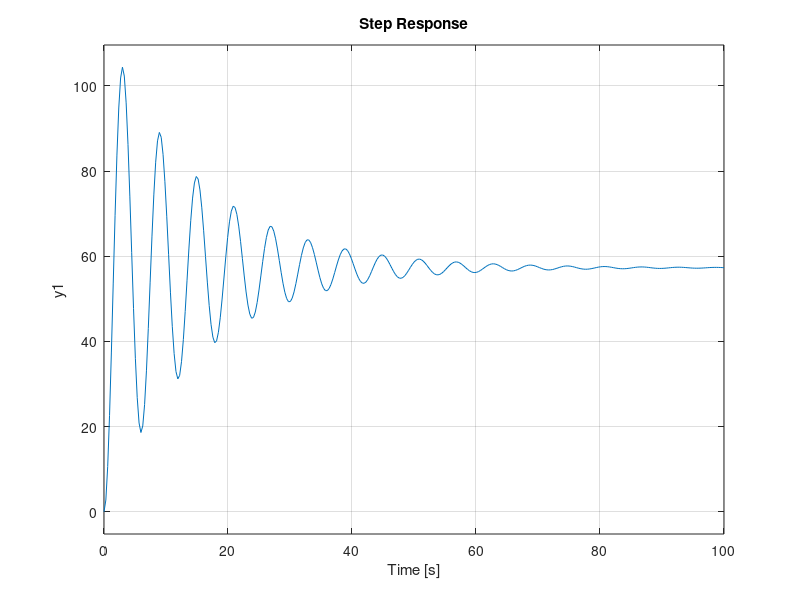
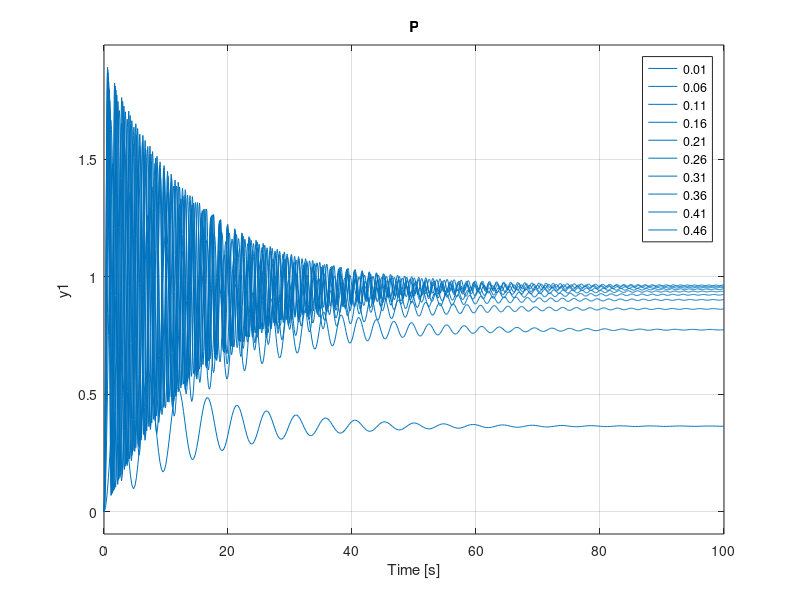
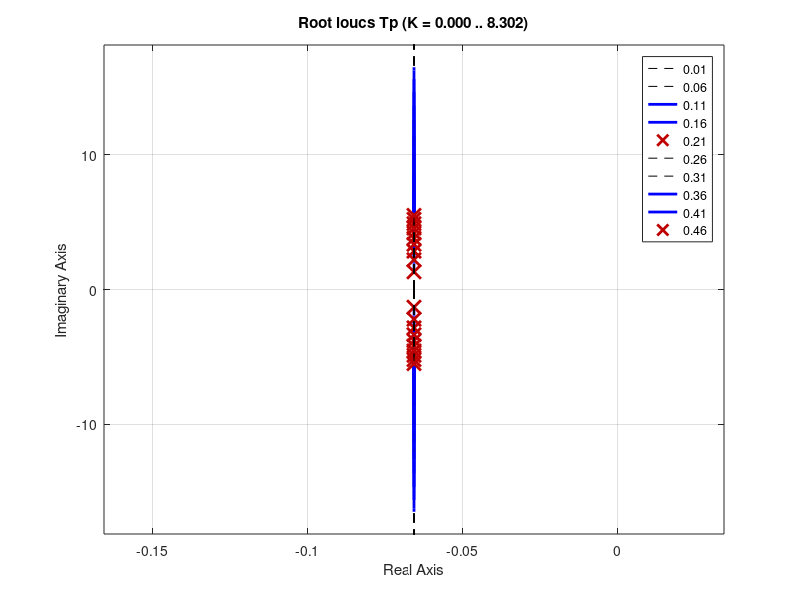
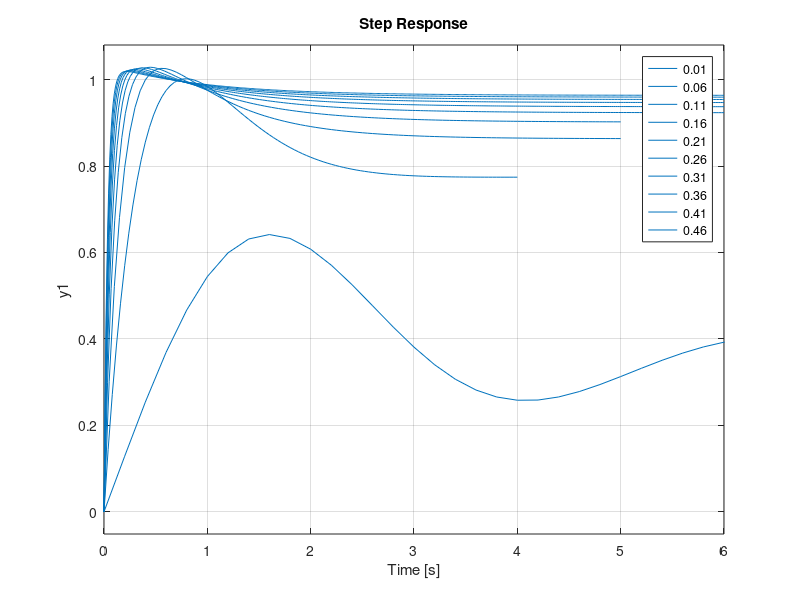

Recreate these plots in MATLAB, in order.
close all force;
clear all;
clc;

%% 2nd Order Transfer Function
%tf([1.109],[1 0.1313 1.109])
num= 1.109*180/pi();
den=[1 0.1313 1.109];
A = tf(num,den);
t = 0:0:100;
figure(1)
step(A, t)
%% TF
c = 0;
stepp=0.05;
gg = (0.01:stepp:0.5);
maxgg=max(gg);
Legend=cell(length(gg),1);
   
 for p=1:length(gg)
   Legend{p}=num2str(gg(p));
 end

for G = min(gg):stepp:max(gg)
   
   Kd= G;
   Kp= G;
   Ki= G;
   
 Cp = pid(Kp);
 Tp = feedback(Cp*A,1);
 Cd = pid(Kp,0,Kd);
 Td = feedback(Cd*A,1);
 Ci = pid(Kp,Ki,Kd);
 Ti = feedback(Ci*A,1);

 sp=figure(2);
 step(Tp, t)
 title('P')
 hold on;
 grid on;
 rp=figure(3);
 title('P')
 rlocus(Tp);
 hold on;
 grid on;
 sd=figure(4);
 title('PD')
 step(Td, t)
 hold on;
 grid on;
 rd=figure(5);
 title('PD')
 rlocus(Td);
 hold on;
 grid on;
 si=figure(6);
 title('PID')
 step(Ti, t)
 hold on;
 grid on;
 ri=figure(7);
 title('PID')
 rlocus(Ti);
 hold on;
 grid on;
 
 c= c + 1;
end

%% Legend
for i=2:7
    figure(i)
    legend(Legend)
end
